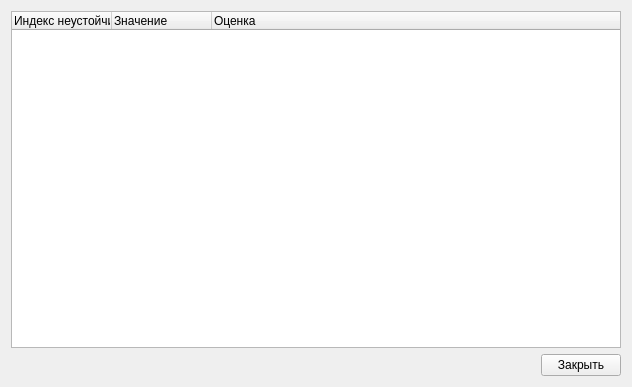
<?xml version="1.0" encoding="UTF-8"?>
<ui version="4.0">
 <class>AeroIndexes</class>
 <widget class="QWidget" name="AeroIndexes">
  <property name="geometry">
   <rect>
    <x>0</x>
    <y>0</y>
    <width>632</width>
    <height>387</height>
   </rect>
  </property>
  <property name="windowTitle">
   <string>Индексы неустойчивости</string>
  </property>
  <layout class="QGridLayout" name="gridLayout">
   <item row="1" column="0">
    <spacer name="horizontalSpacer">
     <property name="orientation">
      <enum>Qt::Horizontal</enum>
     </property>
     <property name="sizeHint" stdset="0">
      <size>
       <width>303</width>
       <height>20</height>
      </size>
     </property>
    </spacer>
   </item>
   <item row="1" column="1">
    <widget class="QPushButton" name="cancel">
     <property name="text">
      <string>Закрыть</string>
     </property>
    </widget>
   </item>
   <item row="0" column="0" colspan="2">
    <widget class="QTreeWidget" name="indexes">
     <property name="rootIsDecorated">
      <bool>false</bool>
     </property>
     <property name="itemsExpandable">
      <bool>false</bool>
     </property>
     <property name="expandsOnDoubleClick">
      <bool>false</bool>
     </property>
     <column>
      <property name="text">
       <string>Индекс неустойчивости</string>
      </property>
     </column>
     <column>
      <property name="text">
       <string>Значение</string>
      </property>
     </column>
     <column>
      <property name="text">
       <string>Оценка</string>
      </property>
     </column>
    </widget>
   </item>
  </layout>
 </widget>
 <resources/>
 <connections/>
</ui>
